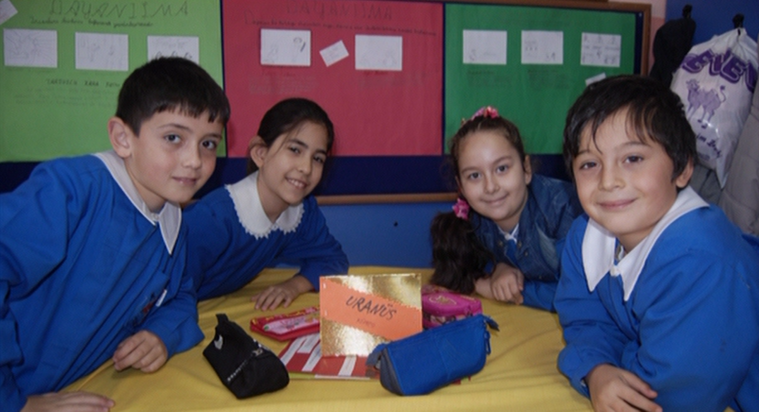
#> input picture uploads/e3875158-6da8-4f2f-9f53-173b380064cc.png, 1518 x 823 px, found by its file name (shown at 1/2 size)
$ python test_invert.py
#> lines starting #> are read from the running program, lines starting #| are printed output that depends on the picture
import os
import cv2
from pyzbar.pyzbar import decode

upload_dir = r"C:\Users\aaaec\OneDrive\Desktop\lisans\uploads"
img_path = os.path.join(upload_dir, "e3875158-6da8-4f2f-9f53-173b380064cc.png")

img = cv2.imread(img_path)
#> img is the input picture: shape (823, 1518, 3); mean B, G, R 91.4, 77.5, 79.2
gray = cv2.cvtColor(img, cv2.COLOR_BGR2GRAY)
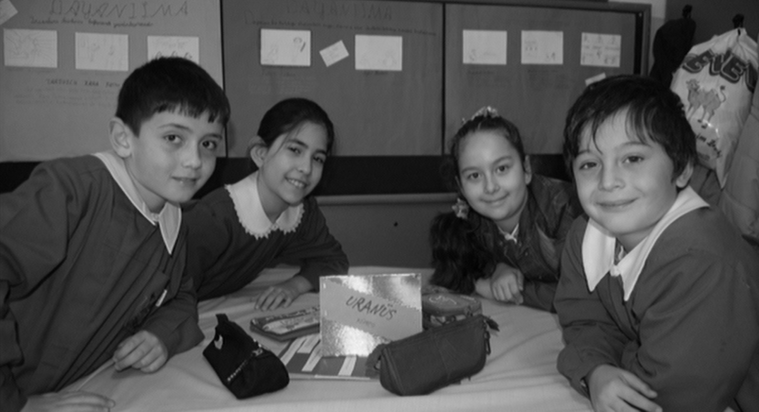
#> gray: shape (823, 1518) (shown at 1/2 size); min 1, max 247, mean 79.6
inverted = cv2.bitwise_not(gray)
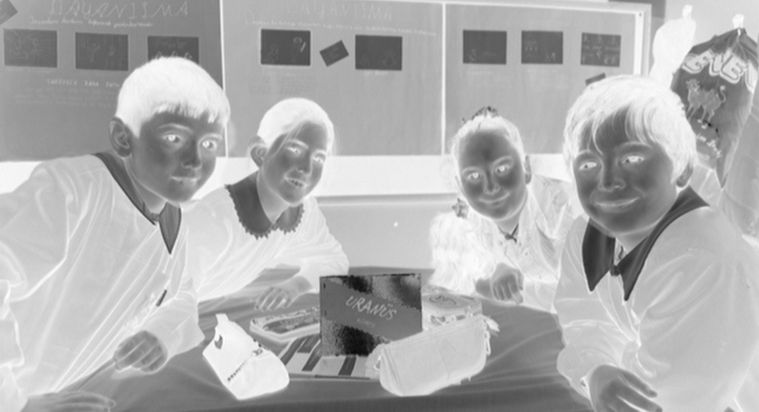
#> inverted: shape (823, 1518) (shown at 1/2 size); min 8, max 254, mean 175.4

#> (the run stopped early here; a loop or call above may not have finished)
